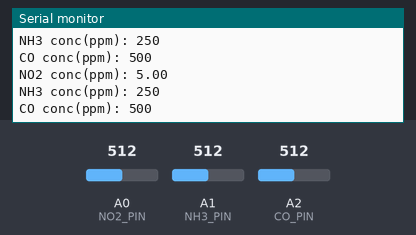
Recording of a sketch running on a simulated Arduino Uno, built with avr-gcc and run on an emulated ATmega328P. Shown: the last lines printed to the serial monitor. The inputs (shaded band) are chosen by the test bench; at power-on: A0 (NO2_PIN) = 512, A1 (NH3_PIN) = 512, A2 (CO_PIN) = 512.

Above: at 2.8 s.
2.9 s: A0 (NO2_PIN) set to 716
At 4.4 s:
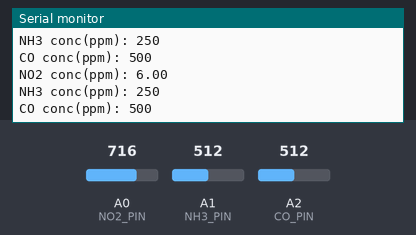
5.6 s: A1 (NH3_PIN) set to 716
At 7.2 s:
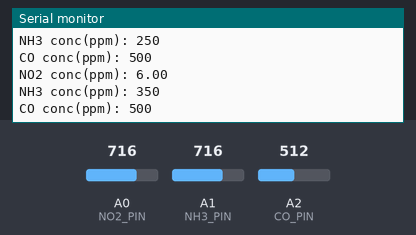
8.3 s: A2 (CO_PIN) set to 716
At 10.8 s:
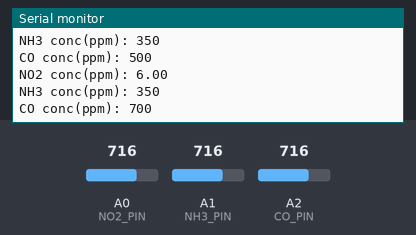
11.0 s: A0 (NO2_PIN) set to 900
At 13.1 s:
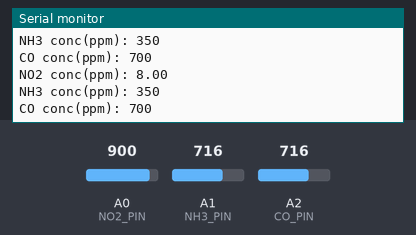
13.7 s: A1 (NH3_PIN) set to 900
At 14.7 s:
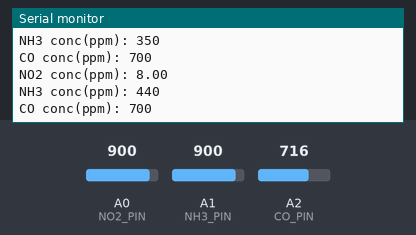
16.4 s: A2 (CO_PIN) set to 900
At 19.0 s:
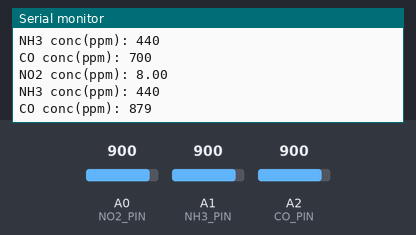
Timing chart, 0 to 20.1 s (numbered marks = the images above; inputs shaded):
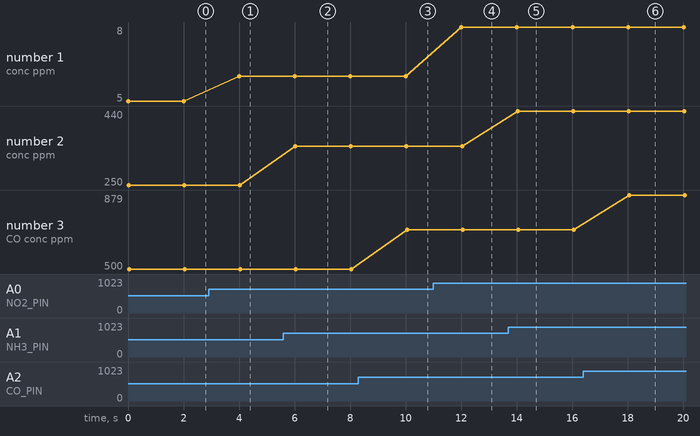

Measured:
- after the input at 2.9 s, the serial monitor: prints a new line after 1.1 s (image 1)
- after the input at 5.6 s, the serial monitor: prints a new line after 0.43 s (image 2)
- after the input at 8.3 s, the serial monitor: prints a new line after 1.8 s (image 3)
- after the input at 11.0 s, the serial monitor: prints a new line after 1.0 s (image 4)
- after the input at 13.7 s, the serial monitor: prints a new line after 0.33 s (image 5)
- after the input at 16.4 s, the serial monitor: prints a new line after 1.7 s (image 6)
- plotted number 1: 5 → 6 after the input at 2.9 s, 6 → 8 after the input at 11.0 s
- plotted number 2: 250 → 350 after the input at 5.6 s, 350 → 440 after the input at 13.7 s

The sketch:

MICS6814.ino
```cpp
#define NO2_PIN A0
#define NH3_PIN A1
#define CO_PIN  A2

void setup() {
  // put your setup code here, to run once:
  Serial.begin(9600);

  pinMode(NO2_PIN, INPUT_PULLUP);
  pinMode(NH3_PIN, INPUT_PULLUP);
  pinMode(CO_PIN, INPUT_PULLUP);
}

void loop() {
  // put your main code here, to run repeatedly:
  uint16_t NO2_val = analogRead(NO2_PIN);
  uint16_t NH3_val = analogRead(NH3_PIN);
  uint16_t CO_val = analogRead(CO_PIN);

  double NO2_conc = map(NO2_val, 0, 1023, 0.05, 10);
  uint16_t NH3_conc = map(NH3_val, 0, 1023, 1, 500);
  uint16_t CO_conc = map(CO_val, 0, 1023, 1, 1000);

  Serial.print("NO2 conc(ppm): ");
  Serial.println(NO2_conc);
  Serial.print("NH3 conc(ppm): ");
  Serial.println(NH3_conc);
  Serial.print("CO conc(ppm): ");
  Serial.println(CO_conc);
  delay(2000);
}
```
